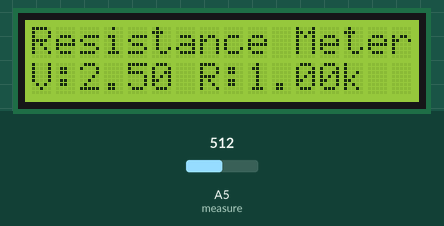
This sketch was run on a simulated Arduino Uno, built with avr-gcc and run on an emulated ATmega328P. On the bench: 16×2 character LCD. The test bench sets the inputs (shaded band); at power-on: A5 (measure) = 512.

Above: at 2.2 s.
2.3 s: A5 (measure) set to 973
At 3.0 s:
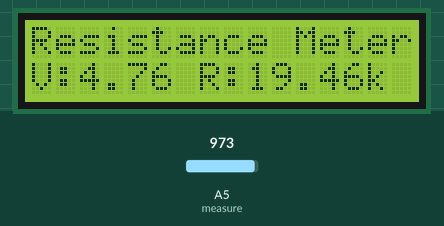
4.0 s: A5 (measure) set to 1001
At 5.1 s:
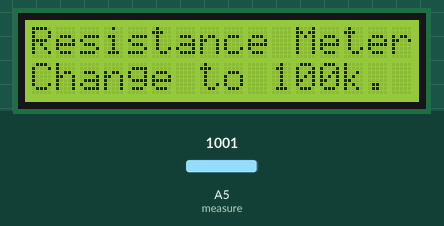
7.0 s: A5 (measure) set to 0
At 8.3 s:
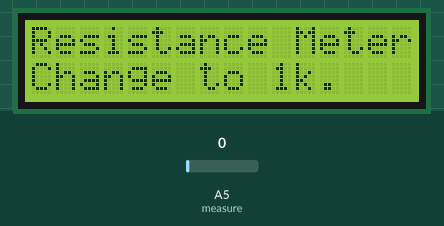
10.0 s: A5 (measure) set to 35
13.0 s: A5 (measure) set to 45
At 13.6 s:
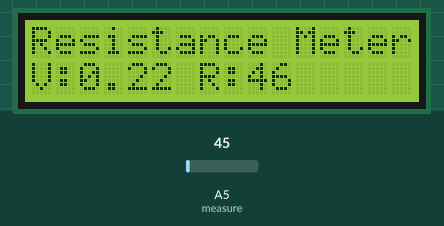
14.5 s: A5 (measure) set to 0
At 15.5 s:
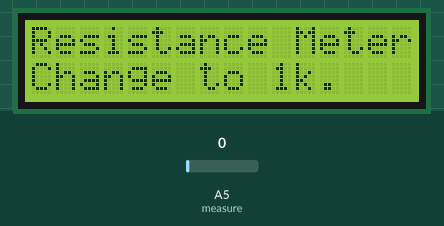
Timing chart, 0 to 17.5 s (numbered marks = the images above; inputs shaded):
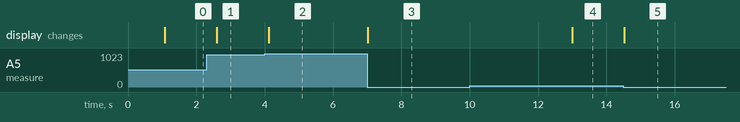

The sketch:

meter.ino
```cpp
#include <LiquidCrystal.h>

// LiquidCrystal lcd(Rs, Enable, 4, 5, 6, 7);

LiquidCrystal lcd(12, 11, 5, 4, 3, 2);
int lcd_setup_time = 1000;

const double UPPER_VOLTAGE_THRESHOLD = 4.8;
const double LOWER_VOLTAGE_THRESHOLD = 0.2;

String str = "Resistance Meter ";

int volt_1023;
float converter = (5.0 / 1023.0);
float volt_real;

int measure = A5;
long r_ref;
bool use_high_resistance = false;

void setup() {
    Serial.begin(9600);
    pinMode(measure, INPUT);

    lcd.begin(16, 2);
    lcd.setCursor(0, 0);
    lcd.print(str);
    delay(lcd_setup_time);
}

void loop() {

    r_ref = use_high_resistance ? 100000 : 1000;

    lcd.setCursor(0, 1);
    lcd.print("                "); // Clear the second row

    lcd.setCursor(0, 1);

    volt_1023 = analogRead(measure);
    volt_real = converter * volt_1023;

    // Voltage threshold check with tolerance
    if (volt_real > UPPER_VOLTAGE_THRESHOLD) {
        lcd.print("Change to 100k.");
        use_high_resistance = true;
        return;
    }

    if (volt_real < LOWER_VOLTAGE_THRESHOLD) {
        lcd.print("Change to 1k.");
        use_high_resistance = false;
        return;
    }

    unsigned long resistance = (volt_real * r_ref) / (5.0 - volt_real);

    lcd.setCursor(0, 1);

    lcd.print("V:");
    lcd.print(volt_real, 2);
    lcd.print(" R:");

    // Display resistance with units
    if (resistance > 1000 && resistance < 1000000) {
        double _resistance = resistance / 1000.0;
        lcd.print(_resistance, 2);
        lcd.print("k");
    } else if (resistance >= 1000000) {
        double _resistance = resistance / 1000000.0;
        lcd.print(_resistance, 2);
        lcd.print("M");
    } else {
        lcd.print(resistance);
    }

    delay(300);
}
```

Measured:
- the behaviour switches between 982 and 983 on A5 (measure) (found by bisection; images 1 and 2)
- the behaviour switches between 40 and 41 on A5 (measure) (found by bisection; images 3 and 4)
- after the input at 2.3 s, the display: changes after 0.30 s (image 1)
- after the input at 4.0 s, the display: changes after 0.12 s (image 2)
- after the input at 7.0 s, the display: changes at once (image 3)
- after the input at 10.0 s, every drawn part: stays the same
- after the input at 13.0 s, the display: changes at once (image 4)
- after the input at 14.5 s, the display: changes at once (image 5)
